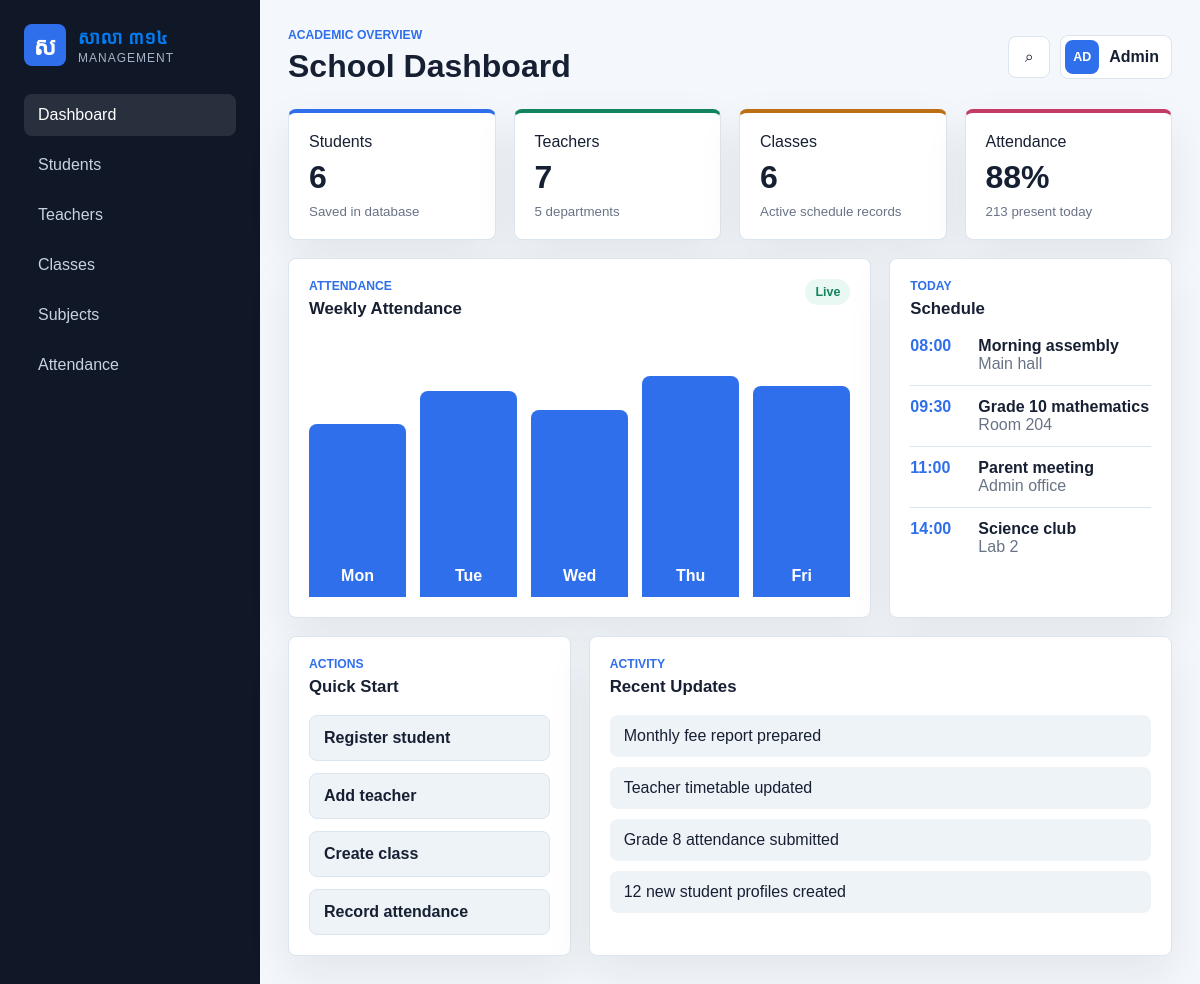
The page / on the database its author committed.
### dashboard/models.py (models this page shows, shortened)
class ScheduleItem(models.Model):
    time = models.TimeField()
    title = models.CharField(max_length=120)
    meta = models.CharField(max_length=120)
    sort_order = models.PositiveIntegerField(default=0)
    class Meta:
        ordering = ["sort_order", "time"]

class RecentActivity(models.Model):
    description = models.CharField(max_length=160)
    created_at = models.DateTimeField(default=timezone.now)
    class Meta:
        ordering = ["-created_at", "-id"]
        verbose_name_plural = "recent activities"

### dashboard/views.py (the view)
# urls.py: path("", views.index, name="index"),
def index(request):
    attendance_records = today_attendance()
    totals = attendance_records.aggregate(present=Sum("present"))
    present_today = totals["present"] or 0
    context = {
        "current_page": "dashboard",
        "stats": [
            stat("Students", format_number(Student.objects.count()), "blue", "Saved in database"),
            stat("Teachers", format_number(Teacher.objects.count()), "green", f"{Department.objects.count()} departments"),
            stat("Classes", format_number(SchoolClass.objects.count()), "amber", "Active schedule records"),
            stat("Attendance", attendance_rate(attendance_records), "rose", f"{format_number(present_today)} present today"),
        ],
        "quick_actions": [
            "Register student",
            "Add teacher",
            "Create class",
            "Record attendance",
        ],
        "schedule": [
            {
                "time": item.time.strftime("%H:%M"),
                "title": item.title,
                "meta": item.meta,
            }
            for item in ScheduleItem.objects.all()
        ],
        "recent_activity": list(RecentActivity.objects.values_list("description", flat=True)[:4]),
    }
    return render(request, "dashboard/index.html", context)

### dashboard/views.py (called while the page is built)
def format_number(value):
    return f"{value:,}"

def attendance_rate(records):
    totals = records.aggregate(present=Sum("present"), absent=Sum("absent"), late=Sum("late"))
    present = totals["present"] or 0
    absent = totals["absent"] or 0
    late = totals["late"] or 0
    total = present + absent + late
    if total == 0:
        return "0%"
    return f"{round((present / total) * 100)}%"

def stat(label, value, tone, change="Current academic year"):
    return {"label": label, "value": value, "tone": tone, "change": change}

def today_attendance():
    records = AttendanceRecord.objects.filter(date=timezone.localdate())
    if records.exists():
        return records
    return AttendanceRecord.objects.all()

### dashboard/templates/dashboard/index.html (shortened to what this page needs)
{% extends "dashboard/base.html" %}
{% block content %}
<header class="topbar">
    <div>
        <p class="eyebrow">Academic overview</p>
        <h1>School Dashboard</h1>
    </div>
    <div class="topbar-actions">
        <button class="icon-button" type="button" aria-label="Search">⌕</button>
        <div class="profile-chip">
            <span class="avatar">AD</span>
            <span>Admin</span>
        </div>
    </div>
</header>
<section class="stats-grid" aria-label="School statistics">
    {% for stat in stats %}
        <article class="stat-card {{ stat.tone }}">
            <span>{{ stat.label }}</span>
            <strong>{{ stat.value }}</strong>
            <small>{{ stat.change }}</small>
        </article>
    {% endfor %}
</section>
<section class="dashboard-grid">
    <div class="panel wide">
        <div class="panel-header">
            <div>
                <p class="eyebrow">Attendance</p>
                <h2>Weekly Attendance</h2>
            </div>
            <span class="status-pill">Live</span>
        </div>
        <div class="bar-chart" aria-label="Weekly attendance chart">
            <div class="bar" style="--height: 72%"><span>Mon</span></div>
            <div class="bar" style="--height: 86%"><span>Tue</span></div>
            <div class="bar" style="--height: 78%"><span>Wed</span></div>
            <div class="bar" style="--height: 92%"><span>Thu</span></div>
            <div class="bar" style="--height: 88%"><span>Fri</span></div>
        </div>
    </div>
    <div class="panel">
        <div class="panel-header">
            <div>
                <p class="eyebrow">Today</p>
                <h2>Schedule</h2>
            </div>
        </div>
        <div class="timeline">
            {% for item in schedule %}
                <div class="timeline-item">
                    <time>{{ item.time }}</time>
                    <div>
                        <strong>{{ item.title }}</strong>
                        <span>{{ item.meta }}</span>
                    </div>
                </div>
            {% endfor %}
        </div>
    </div>
    <div class="panel">
        <div class="panel-header">
            <div>
                <p class="eyebrow">Actions</p>
                <h2>Quick Start</h2>
            </div>
        </div>
        <div class="quick-actions">
            {% for action in quick_actions %}
                <button type="button">{{ action }}</button>
            {% endfor %}
        </div>
    </div>
    <div class="panel wide">
        <div class="panel-header">
            <div>
                <p class="eyebrow">Activity</p>
                <h2>Recent Updates</h2>
            </div>
        </div>
        <ul class="activity-list">
            {% for item in recent_activity %}
                <li>{{ item }}</li>
            {% endfor %}
        </ul>
    </div>
</section>
{% endblock %}

### dashboard/static/dashboard/styles.css (style rules this page uses)
:root { --bg: #f4f7fb; --surface: #ffffff; --surface-soft: #eef3f8; --text: #172033; --muted: #697386; --line: #dce4ee; --blue: #2f6fec; --green: #14845f; --amber: #bc6f14; --rose: #c43c63; --shadow: 0 18px 45px rgba(23, 32, 51, 0.08); }
* { box-sizing: border-box; }
body { margin: 0; min-height: 100vh; background: var(--bg); color: var(--text); font-family: Arial, Helvetica, sans-serif; }
button, a { font: inherit; }
.brand-mark, .avatar { display: inline-grid; place-items: center; width: 42px; height: 42px; border-radius: 8px; background: #2f6fec; color: #fff; font-weight: 700; }
.brand small, .timeline span, .stat-card small { display: block; color: var(--muted); }
.topbar { display: flex; align-items: center; justify-content: space-between; gap: 20px; margin-bottom: 24px; }
.eyebrow { margin: 0 0 6px; color: var(--blue); font-size: 0.76rem; font-weight: 700; letter-spacing: 0; text-transform: uppercase; }
h1, h2, p { margin-top: 0; }
h1 { margin-bottom: 0; font-size: 2rem; }
h2 { margin-bottom: 0; font-size: 1.05rem; }
.topbar-actions { display: flex; align-items: center; gap: 10px; }
.icon-button { width: 42px; height: 42px; border: 1px solid var(--line); border-radius: 8px; background: var(--surface); color: var(--text); cursor: pointer; }
.profile-chip { display: flex; align-items: center; gap: 10px; min-height: 42px; padding: 4px 12px 4px 4px; border: 1px solid var(--line); border-radius: 8px; background: var(--surface); font-weight: 700; }
.avatar { width: 34px; height: 34px; font-size: 0.78rem; }
.stats-grid, .dashboard-grid { display: grid; gap: 18px; }
.stats-grid { grid-template-columns: repeat(4, minmax(0, 1fr)); margin-bottom: 18px; }
.stat-card, .panel { border: 1px solid var(--line); border-radius: 8px; background: var(--surface); box-shadow: var(--shadow); }
.stat-card { display: grid; gap: 8px; padding: 20px; border-top: 4px solid var(--blue); }
.stat-card strong { font-size: 2rem; }
.stat-card.green { border-top-color: var(--green); }
.stat-card.amber { border-top-color: var(--amber); }
.stat-card.rose { border-top-color: var(--rose); }
.dashboard-grid { grid-template-columns: repeat(3, minmax(0, 1fr)); }
.panel { padding: 20px; }
.panel.wide { grid-column: span 2; }
.panel-header { display: flex; align-items: start; justify-content: space-between; gap: 16px; margin-bottom: 18px; }
.status-pill { padding: 6px 10px; border-radius: 999px; background: #e9f8f2; color: var(--green); font-size: 0.78rem; font-weight: 700; }
.bar-chart { display: grid; grid-template-columns: repeat(5, minmax(48px, 1fr)); align-items: end; gap: 14px; height: 260px; padding-top: 20px; }
.bar { display: flex; align-items: end; justify-content: center; height: var(--height); min-height: 54px; border-radius: 8px 8px 0 0; background: #2f6fec; color: #fff; font-weight: 700; }
.bar span { padding-bottom: 12px; }
.timeline, .quick-actions { display: grid; gap: 12px; }
.timeline-item { display: grid; grid-template-columns: 56px 1fr; gap: 12px; padding-bottom: 12px; border-bottom: 1px solid var(--line); }
.timeline-item:last-child { padding-bottom: 0; border-bottom: 0; }
.timeline-item time { color: var(--blue); font-weight: 700; }
.quick-actions button { width: 100%; padding: 13px 14px; border: 1px solid var(--line); border-radius: 8px; background: var(--surface-soft); color: var(--text); cursor: pointer; text-align: left; font-weight: 700; }
.activity-list { display: grid; gap: 10px; margin: 0; padding: 0; list-style: none; }
.activity-list li { padding: 12px 14px; border-radius: 8px; background: var(--surface-soft); }

### rows shown on the page
ScheduleItem: title "Morning assembly", meta "Main hall"
ScheduleItem: title "Grade 10 mathematics", meta "Room 204"
ScheduleItem: title "Parent meeting", meta "Admin office"
ScheduleItem: title "Science club", meta "Lab 2"
RecentActivity: description "Monthly fee report prepared"
RecentActivity: description "Teacher timetable updated"
RecentActivity: description "Grade 8 attendance submitted"
RecentActivity: description "12 new student profiles created"

### other values the page prints
{{ stat.label }} "Students" "Teachers" "Classes" "Attendance"
{{ stat.value }} "6" "7" "6" "88%"
{{ stat.change }} "Saved in database" "5 departments" "Active schedule records" "213 present today"
{{ item.time }} "08:00" "09:30" "11:00" "14:00"
{{ action }} "Register student" "Add teacher" "Create class" "Record attendance"
